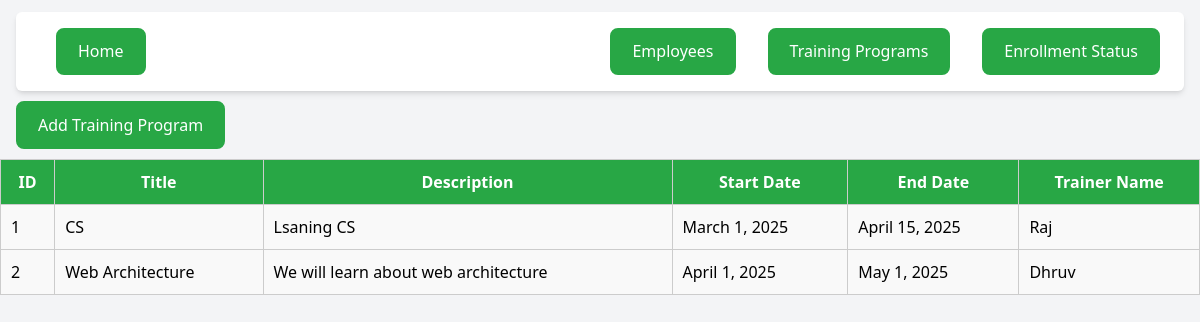
The app's page /training with its own data.
### ETT_App/models.py (models this page shows)
class TrainingProgram(models.Model):
    title = models.CharField(max_length=200)
    description = models.TextField()
    start_date = models.DateField()
    end_date = models.DateField()
    trainer_name = models.CharField(max_length=100)

### ETT_App/views.py (the view)
# urls.py: path('training', views.get_Training,name='training'),
def get_Training(request):
    trainees=TrainingProgram.objects.all()
    return render(request,'training.html',{'trainees':trainees})

### templates/training.html (shortened to what this page needs)
<!DOCTYPE html>
<html lang="en">
<head>
</head>
<body>
    <div style="margin: 10px 0;">
        {% include 'templates/nav.html' %}
    </div>
    <button><a href="add_training">Add Training Program</a></button>
    <table style="width: 100%; border-collapse: collapse; margin-top: 10px;">
        <thead>
            <tr style="background-color: #28a745; color: white;">
                <th style="padding: 10px; border: 1px solid #ccc;">ID</th>
                <th style="padding: 10px; border: 1px solid #ccc;">Title</th>
                <th style="padding: 10px; border: 1px solid #ccc;">Description</th>
                <th style="padding: 10px; border: 1px solid #ccc;">Start Date</th>
                <th style="padding: 10px; border: 1px solid #ccc;">End Date</th>
                <th style="padding: 10px; border: 1px solid #ccc;">Trainer Name</th>
            </tr>
        </thead>
        <tbody>
            {% for trainee in trainees %}
            <tr style="background-color: #f9f9f9;">
                <td style="padding: 10px; border: 1px solid #ccc;">{{ trainee.id }}</td>
                <td style="padding: 10px; border: 1px solid #ccc;">{{ trainee.title }}</td>
                <td style="padding: 10px; border: 1px solid #ccc;">{{ trainee.description }}</td>
                <td style="padding: 10px; border: 1px solid #ccc;">{{ trainee.start_date }}</td>
                <td style="padding: 10px; border: 1px solid #ccc;">{{ trainee.end_date }}</td>
                <td style="padding: 10px; border: 1px solid #ccc;">{{ trainee.trainer_name }}</td>
            </tr>
            {% endfor %}
        </tbody>
    </table>
</body>
</html>

### templates/training.html (style rules this page uses)
button { background-color: #28a745; padding: 10px 20px; border: 2px solid #28a745; border-radius: 8px; font-size: 16px; margin-left: 1rem; }
a { text-decoration: None; color: white; }

### records on screen
TrainingProgram: id "1", title "CS", description "Lsaning CS", start_date "March 1, 2025", end_date "April 15, 2025", trainer_name "Raj"
TrainingProgram: id "2", title "Web Architecture", description "We will learn about web architecture", start_date "April 1, 2025", end_date "May 1, 2025", trainer_name "Dhruv"
